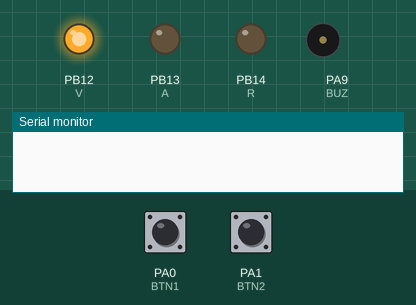
Recording of a sketch running on a simulated STM32 Blue Pill. On the bench: output pins drawn as LEDs (lit = HIGH), buzzer (waves = sounding, pin HIGH), the last lines printed to the serial monitor. Inputs (shaded band) come from the test bench; at power-on: PA1 (BTN2) LOW, PA0 (BTN1) LOW.

Above: at 1.2 s.
1.3 s: PA1 (BTN2) pulled HIGH for 0.15 s
At 2.3 s:
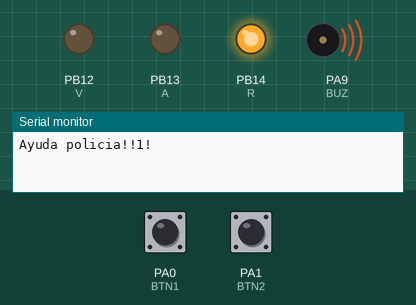
2.9 s: PA1 (BTN2) pulled HIGH for 1 s
At 3.5 s:
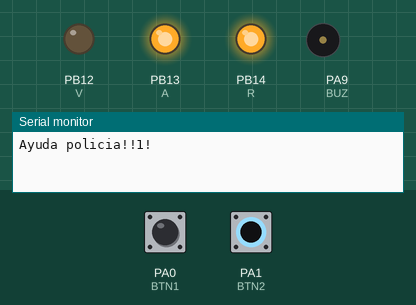
6.4 s: PA0 (BTN1) pulled HIGH for 0.15 s
At 7.3 s:
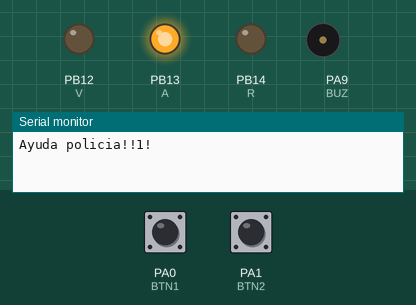
9.5 s: PA1 (BTN2) pulled HIGH for 0.15 s
At 10.9 s:
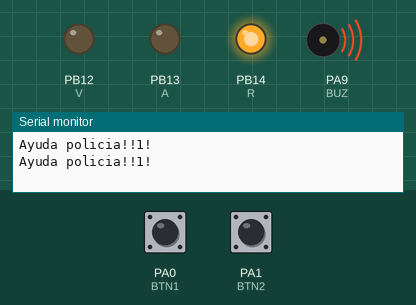
12.6 s: PA1 (BTN2) pulled HIGH for 3.2 s
At 13.3 s:
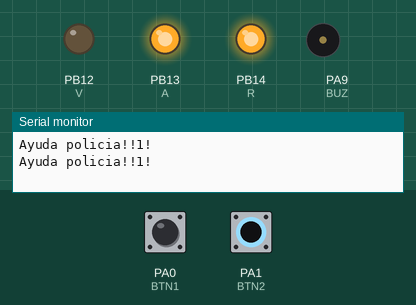
17.3 s: PA0 (BTN1) pulled HIGH for 1 s
At 19.6 s:
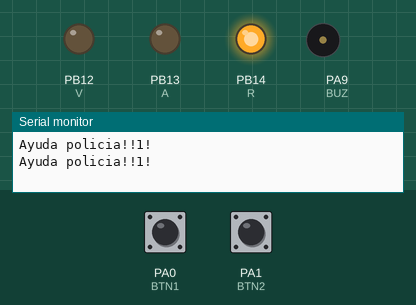
Timing chart, 0 to 25.8 s (numbered marks = the images above; inputs shaded):
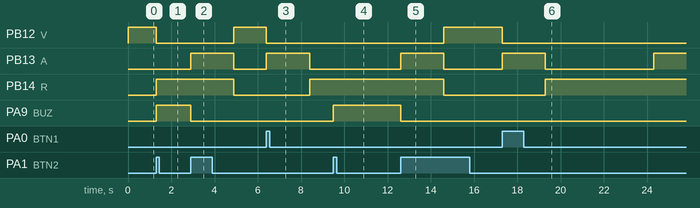

Measured:
- after the input at 1.3 s, PB12 (V): HIGH → LOW at once; PB14 (R), PA9 (BUZ): LOW → HIGH at once
- after the input at 2.9 s, PB12 (V): LOW → HIGH after 2.0 s; PB13 (A): LOW → HIGH at once, → LOW 2.0 s later; PB14 (R): HIGH → LOW after 2.0 s; PA9 (BUZ): HIGH → LOW at once
- after the input at 6.4 s, PB12 (V): HIGH → LOW at once; PB13 (A): LOW → HIGH at once, → LOW 2.0 s later; PB14 (R): LOW → HIGH after 2.0 s
- after the input at 9.5 s, PA9 (BUZ): LOW → HIGH at once
- after the input at 12.6 s, PB12 (V): LOW → HIGH after 2.0 s instead of 2.8 s; PB14 (R): HIGH → LOW after 2.0 s instead of 2.8 s; PA9 (BUZ): HIGH → LOW at once
- after the input at 17.3 s, PB12 (V): HIGH → LOW at once; PB13 (A): LOW → HIGH at once, → LOW 2.0 s later, → HIGH 5.0 s later; PB14 (R): LOW → HIGH after 2.0 s

The sketch:

tpf.ino
```cpp
#define R PB14
#define A PB13
#define V PB12
#define BTN1 PA0
#define BTN2 PA1
#define BUZ PA9
#define StateV 0
#define StateA 1
#define StateR 2
#define StateRA 3

char state = StateV;
bool emergency = false;

void setup() {
  // put your setup code here, to run once:
  pinMode(R, OUTPUT);
  pinMode(A, OUTPUT);
  pinMode(V, OUTPUT);
  pinMode(BTN1, INPUT);
  pinMode(BTN2, INPUT);
  pinMode(BUZ, OUTPUT);
  attachInterrupt(BTN1, peatonInterrupt, RISING);
  attachInterrupt(BTN2, emergencyInterrupt, RISING);
  Serial.begin(115200);
  setState(StateV);
}

void loop() {
  // put your main code here, to run repeatedly:

}

void peatonInterrupt() {
  setState(state == StateV ? StateA : StateR);
}

void emergencyInterrupt() {
  emergency = !emergency;
  digitalWrite(BUZ, emergency);
  if (emergency)
    Serial.println("Ayuda policia!!1!");
  setState(emergency ? StateR : StateRA);
}

void setState(char newState) {
  state = newState;
  digitalWrite(R, state == StateR || state == StateRA);
  digitalWrite(A, state == StateA || state == StateRA);
  digitalWrite(V, state == StateV);
  if (state == StateRA || state == StateA || (!emergency && state == StateR))
    setTimer(state == StateR ? 5 : 2, advanceTrafficLight);
}

void advanceTrafficLight() {
  Timer1.pause();
  setState((state+1)%4);
}

void setTimer(int seconds, voidFuncPtr function)
{
  Timer1.pause();
  Timer1.setPeriod(seconds*1000000);
  Timer1.setMode(TIMER_CH1, TIMER_OUTPUT_COMPARE);
  Timer1.setCompare(TIMER_CH1, -1);
  Timer1.attachInterrupt(TIMER_CH1, function);
  Timer1.refresh();
  Timer1.resume();
}
```
